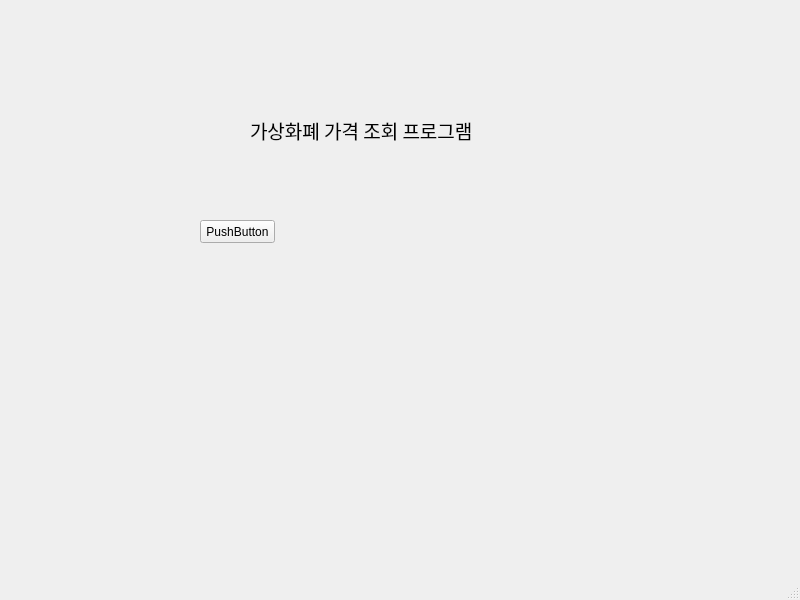
<?xml version="1.0" encoding="UTF-8"?>
<ui version="4.0">
 <class>MainWindow</class>
 <widget class="QMainWindow" name="MainWindow">
  <property name="geometry">
   <rect>
    <x>0</x>
    <y>0</y>
    <width>800</width>
    <height>600</height>
   </rect>
  </property>
  <property name="windowTitle">
   <string>MainWindow</string>
  </property>
  <widget class="QWidget" name="centralwidget">
   <widget class="QLabel" name="label">
    <property name="geometry">
     <rect>
      <x>250</x>
      <y>110</y>
      <width>321</width>
      <height>41</height>
     </rect>
    </property>
    <property name="font">
     <font>
      <family>Agency FB</family>
      <pointsize>14</pointsize>
     </font>
    </property>
    <property name="text">
     <string>가상화폐 가격 조회 프로그램</string>
    </property>
   </widget>
   <widget class="QPushButton" name="pushButton">
    <property name="geometry">
     <rect>
      <x>200</x>
      <y>220</y>
      <width>75</width>
      <height>23</height>
     </rect>
    </property>
    <property name="text">
     <string>PushButton</string>
    </property>
   </widget>
  </widget>
  <widget class="QMenuBar" name="menubar">
   <property name="geometry">
    <rect>
     <x>0</x>
     <y>0</y>
     <width>800</width>
     <height>21</height>
    </rect>
   </property>
  </widget>
  <widget class="QStatusBar" name="statusbar"/>
 </widget>
 <resources/>
 <connections/>
</ui>
